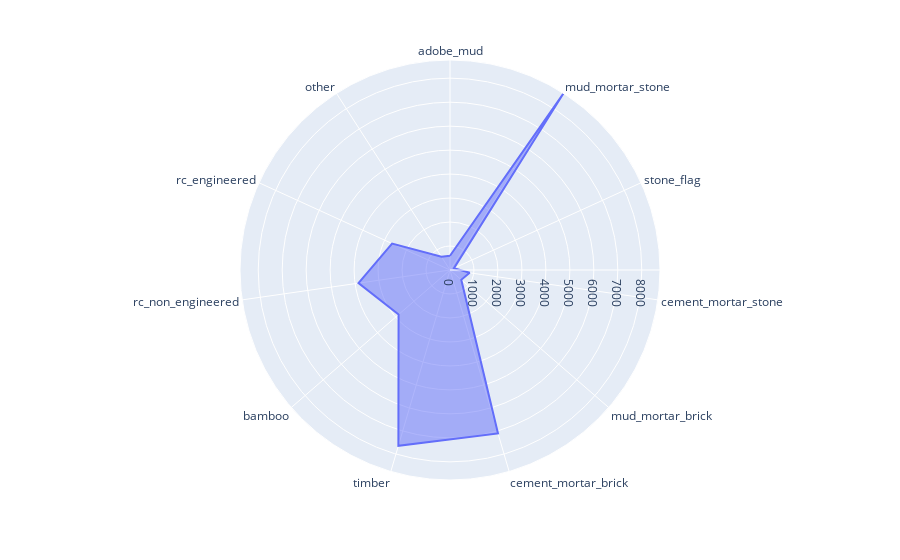

Here is the notebook cell this chart was saved with:
### Code cell
#para ejecutar poner en terminal pip install plotly
# y dsp jupyter labextension install jupyterlab-plotly
import plotly.express as px

fig = px.line_polar(radar_data, r='low', theta='superestructures', line_close=True)
fig.update_traces(fill='toself')
fig.show()

### Figure 1 — Plotly figure (JSON) as saved in the notebook; plotly's stock layout.template omitted (floating-point values rounded to 4 significant figures)
{"data": [{"fill": "toself", "hovertemplate": "low=%{r}<br>superestructures=%{theta}<extra></extra>", "legendgroup": "", "line": {"color": "#636efa", "dash": "solid"}, "mode": "lines", "name": "", "r": [594, 8760, 182, 829, 623, 7105, 7642, 2839, 3857, 2656, 656, 594], "showlegend": false, "subplot": "polar", "theta": ["adobe_mud", "mud_mortar_stone", "stone_flag", "cement_mortar_stone", "mud_mortar_brick", "cement_mortar_brick", "timber", "bamboo", "rc_non_engineered", "rc_engineered", "other", "adobe_mud"], "type": "scatterpolar"}], "layout": {"autosize": true, "legend": {"tracegroupgap": 0}, "margin": {"t": 60}, "polar": {"angularaxis": {"direction": "clockwise", "rotation": 90, "type": "category"}, "domain": {"x": [0, 1], "y": [0, 1]}, "radialaxis": {"autorange": true, "range": [0, 8760], "type": "linear"}}}}
